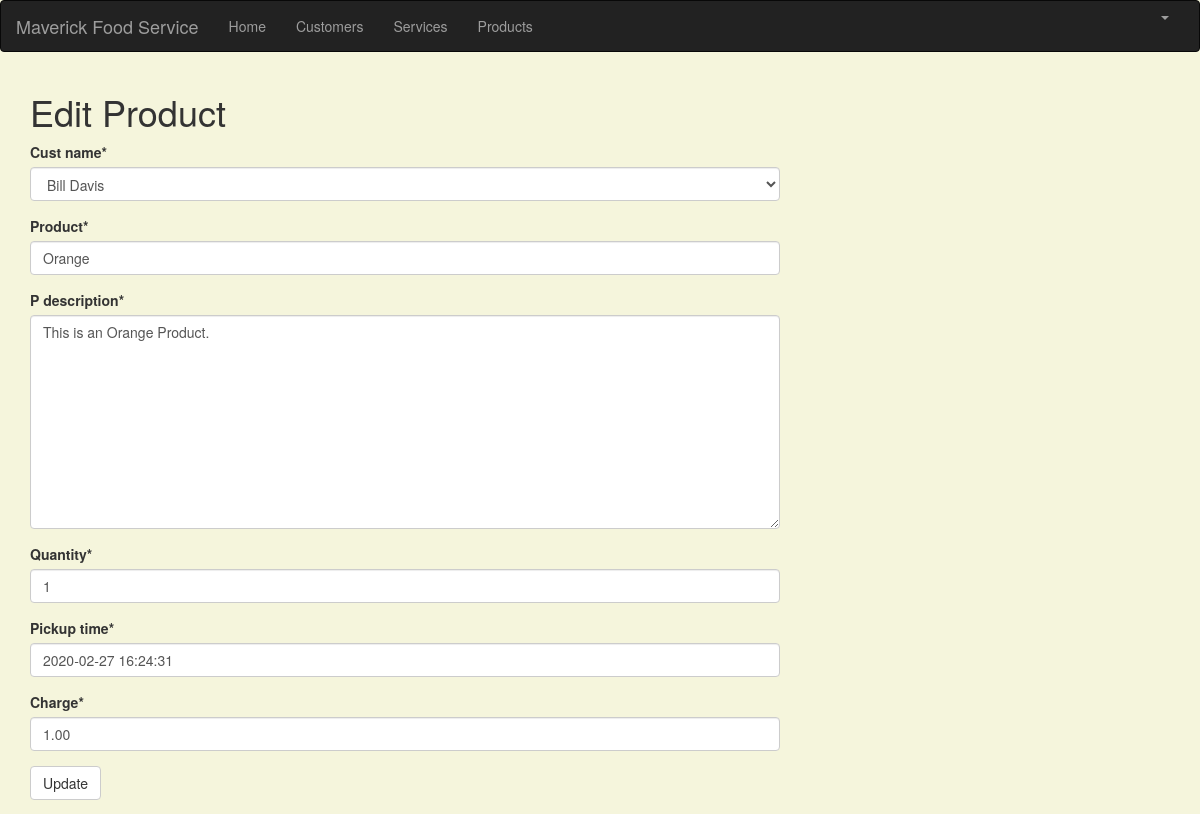
The app's page /product/2/edit/ (signed in) with its own data.
### crm/models.py (models this page shows, shortened)
class Customer(models.Model):
    cust_name = models.CharField(max_length=50)
    organization = models.CharField(max_length=100, blank=True)
    role = models.CharField(max_length=100)
    email = models.EmailField(max_length=100)
    bldgroom = models.CharField(max_length=100)
    address = models.CharField(max_length=200)
    account_number = models.IntegerField(blank=False, null=False)
    city = models.CharField(max_length=50)
    state = models.CharField(max_length=50)
    zipcode = models.CharField(max_length=10)
    phone_number = models.CharField(max_length=50)
    created_date = models.DateTimeField(
        default=timezone.now)
    updated_date = models.DateTimeField(auto_now_add=True)
    def __str__(self):
        return str(self.cust_name)

class Product(models.Model):
    cust_name = models.ForeignKey(Customer, on_delete=models.CASCADE, related_name='products')
    product = models.CharField(max_length=100)
    p_description = models.TextField()
    quantity = models.IntegerField()
    pickup_time = models.DateTimeField(
        default=timezone.now)
    charge = models.DecimalField(max_digits=10, decimal_places=2)
    created_date = models.DateTimeField(
        default=timezone.now)
    updated_date = models.DateTimeField(auto_now_add=True)

### crm/views.py (the view)
# urls.py: path('product/<int:pk>/edit/', views.product_edit_function, name='product_edit'),
@login_required
def product_edit_function(request, pk):
   pp = get_object_or_404(Product, pk=pk)
   if request.method == "POST":
       form = ProductForm(request.POST, instance=pp)
       if form.is_valid():
           product = form.save()
           product.updated_date = timezone.now()
           product.save()
           products = Product.objects.filter(created_date__lte=timezone.now())
           return render(request, 'crm/products_list.html', {'products': products})
   else:
       form = ProductForm(instance=pp)
   return render(request, 'crm/product_edit.html', {'form': form})

### crm/forms.py
class ProductForm(forms.ModelForm):
   class Meta:
       model = Product
       fields = ('cust_name', 'product', 'p_description', 'quantity', 'pickup_time', 'charge' )

### crm/templates/crm/product_edit.html (shortened to what this page needs)
{% extends 'crm/base.html' %}
{% load crispy_forms_tags %}
{% block content %}
<html>
<head>
    <link rel="stylesheet" href="https://maxcdn.bootstrapcdn.com/bootstrap/3.3.4/css/bootstrap.min.css">
</head>
<body>
    <h1>Edit Product</h1>
    <form method="POST" class="service-form">{% csrf_token %}
        {{ form|crispy }}
        <button type="submit" class="save btn btn-default">Update</button>
    </form>
</body>
</html>
{% endblock %}

### crm/templates/crm/product_edit.html (style rules this page uses)
body { background-color: beige; }

### records on screen
Customer: cust_name "Bill Davis"
Product: product "Orange", p_description "This is an Orange Product.", quantity "1", pickup_time "2020-02-27 16:24:31", charge "1.00"
